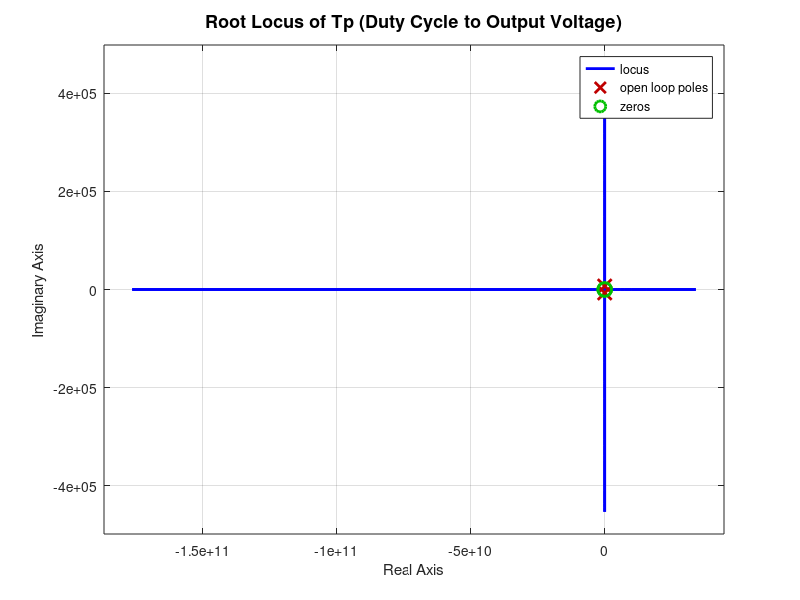
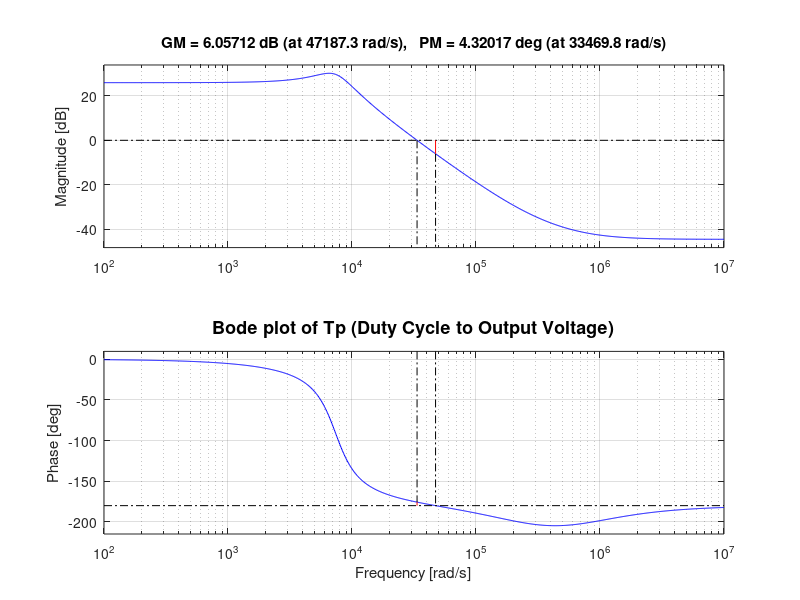

Reproduce these figures in MATLAB, in order.
clc; clear; close all;
%Tp = Vo/d duty to output voltage transfer function of a flyback converter
%% ================== PARAMETERS ==================
VI  = 12;           % Input voltage (V)
VO  = 5;            % Output voltage (V)
Pout = 50;
del_Vo = 0.3;
RL  = 20;           % Load resistance (Ohm)
Io = VO/RL;
fs  = 100e3;        % Switching frequency (Hz)
Lm  = 200e-6;       % Magnetizing inductance (H)
C   = 150e-6;       % Filter capacitance (F)
n   = 3;            % Turns ratio
D   = 0.58;         % Duty cycle
rC  = 10e-3;        % ESR of capacitor (Ohm)
rDS = 0.5;          % MOSFET on-state resistance (Ohm)
RF  = 0.025;        % Diode forward resistance (Ohm)
rT1 = 0.2;          % Primary winding resistance (Ohm)
rT2 = 0.1;          % Secondary winding resistance (Ohm)
IL = Io/(n*(1-D));

%% ================== EQUIVALENT r ==================
r = D*(rT1 + rDS) + n^2*(1-D)*(rT2 + RF);
%r=0;
%% ================== COMMON PARAMETERS ==================
% Damping factor (E)
E = (Lm + C*(r*(RL + rC) + n^2*RL*rC*(1 - D)^2)) / (2*sqrt(Lm*C*(RL + rC)*(n^2*RL*(1 - D)^2 + r)));
Tpo = (VO / (D*(1-D))) *((n^2*(1-D)^2*RL - r*D) / (n^2*(1-D)^2*RL + r));
% LHP zero
w_zn = 1/(rC*C);

% RHP zero 
w_zp = (n^2*RL*(1 - D)^2 - D*r - D^2*rDS - n^2*D*(1 - D)*RF) / (D*Lm);

w_o = sqrt( (r + n^2*RL*(1 - D)^2) / (Lm*C*(RL + rC)) );
s = tf('s');

Tp = Tpo * ((1 + s/w_zn)*(1 - s/w_zp)) / ((s/w_o)^2 + (2*E*s)/w_o + 1);


figure('Name','Root Locus - Tp','NumberTitle','off','Color','w');
rlocus(Tp);
title('Root Locus of Tp (Duty Cycle to Output Voltage)','FontSize',13);
grid on;

figure();
margin(Tp);
title('Bode plot of Tp (Duty Cycle to Output Voltage)','FontSize',13);

grid on;
